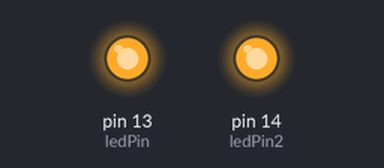
Simulated run of this sketch. Board: Arduino Uno, built with avr-gcc and run on an emulated ATmega328P. Parts: output pins drawn as LEDs (lit = HIGH).

Above: at 0.05 s.
Timing chart, 0 to 3.0 s (numbered marks = the images above):
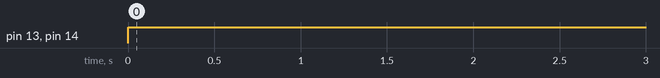

Measured:
- by itself, pin 13 (ledPin), pin 14 (ledPin2): LOW → HIGH at 0.00 s

The sketch:

ledBlink.ino
```cpp
int ledPin = 13;
int ledPin2 = 14;
int buttonPin = 15;

void setup() {
  pinMode(ledPin, OUTPUT);
  pinMode(ledPin2, OUTPUT);
  pinMode(buttonPin, INPUT);
}

void loop() {
  digitalWrite(ledPin, HIGH);
  digitalWrite(ledPin2, HIGH);
  delay(500);
  digitalWrite(ledPin, LOW);
  digitalWrite(ledPin2, LOW);
}
```
